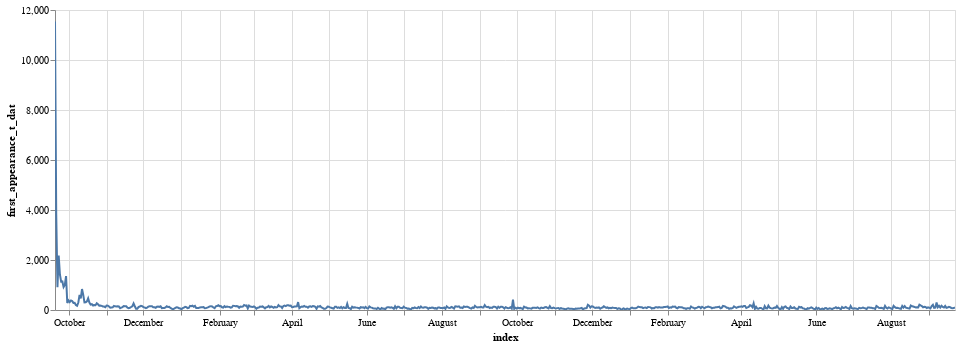

The code cell stored with this chart in its notebook:
### Code cell
alt.Chart(
    df_article_first_dat["first_appearance_t_dat"]
    .value_counts()
    .to_frame()
    .reset_index()
).mark_line().encode(
    x="index", y="first_appearance_t_dat", tooltip=["first_appearance_t_dat"]
).properties(
    width=900
).interactive()

### Figure 1 — Vega-Lite specification as saved in the notebook (floating-point values rounded to 4 significant figures; data arrays with more than 128 entries replaced by an {"elided": "..."} marker saying what was removed)
{"config": {"view": {"continuousWidth": 400, "continuousHeight": 300}}, "data": {"name": "data-bbf534022885bf689bb08824fb9361c7"}, "mark": "line", "encoding": {"tooltip": [{"field": "first_appearance_t_dat", "type": "quantitative"}], "x": {"field": "index", "type": "temporal"}, "y": {"field": "first_appearance_t_dat", "type": "quantitative"}}, "selection": {"selector001": {"type": "interval", "bind": "scales", "encodings": ["x", "y"]}}, "width": 900, "$schema": "https://vega.github.io/schema/vega-lite/v4.17.0.json", "datasets": {"data-bbf534022885bf689bb08824fb9361c7": {"elided": "734 records"}}}
